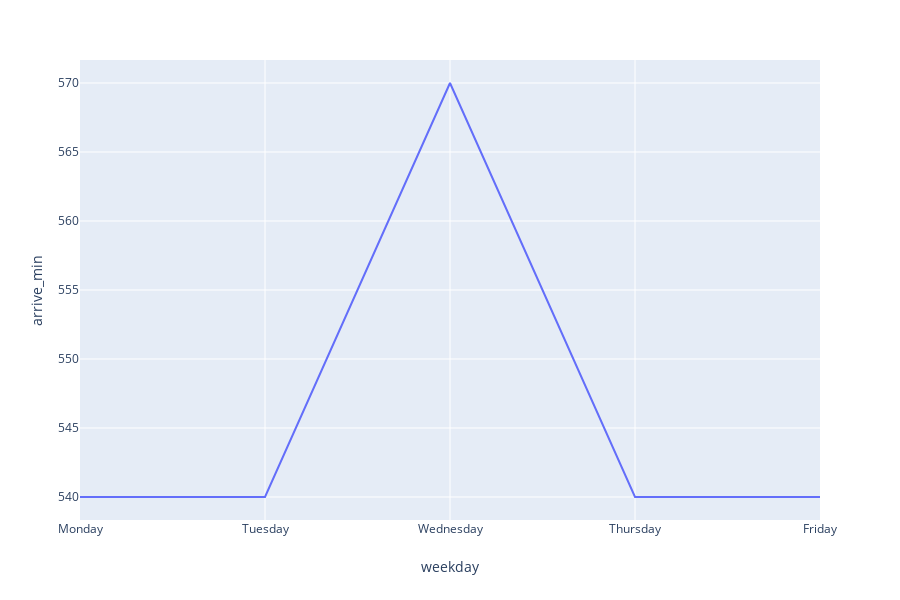

The notebook cell this image was saved under:
### Code cell
px.line(df, x='weekday', y='arrive_min')

### Figure 1 — Plotly figure (JSON) as saved in the notebook; plotly's stock layout.template omitted (floating-point values rounded to 4 significant figures)
{"data": [{"hoverlabel": {"namelength": 0}, "hovertemplate": "weekday=%{x}<br>arrive_min=%{y}", "legendgroup": "", "line": {"color": "#636efa", "dash": "solid"}, "mode": "lines", "name": "", "showlegend": false, "type": "scatter", "uid": "2a2dc047-4af5-42a6-9918-fdb62bee7ee6", "x": ["Monday", "Tuesday", "Wednesday", "Thursday", "Friday"], "xaxis": "x", "y": [540, 540, 570, 540, 540], "yaxis": "y"}], "layout": {"grid": {"xaxes": ["x"], "xgap": 0.1, "xside": "bottom", "yaxes": ["y"], "ygap": 0.1, "yside": "left"}, "height": 600, "legend": {"tracegroupgap": 0}, "margin": {"t": 60}, "xaxis": {"title": {"text": "weekday"}}, "yaxis": {"title": {"text": "arrive_min"}}}}
